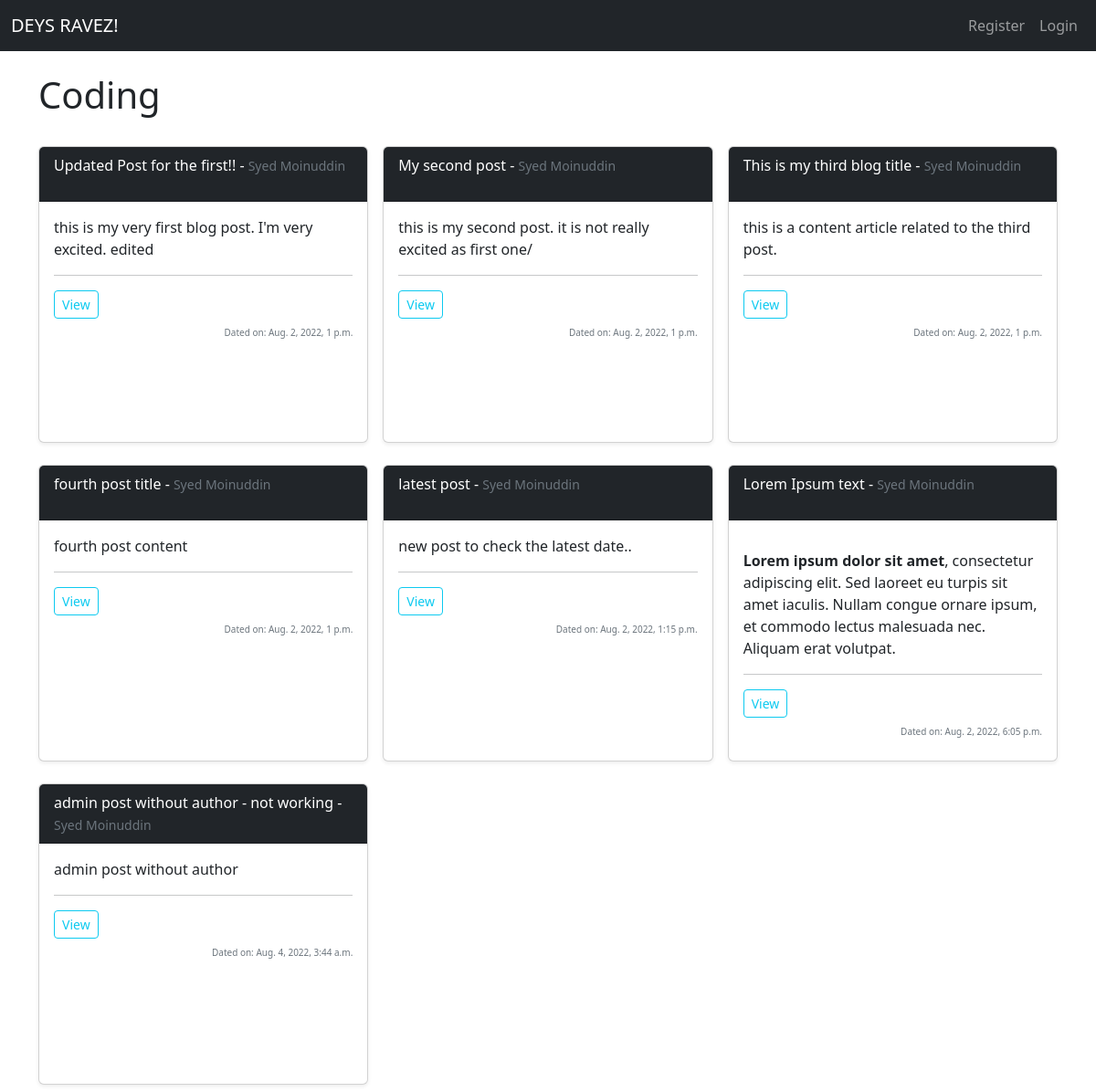
/category/coding/, run on the app's committed database.
### zblog/models.py (models this page shows, shortened)
class Post(models.Model):
    title = models.CharField(max_length=600)
    title_tag = models.CharField(max_length=600) #,default="DEYS RAVEZ!"
    author = models.ForeignKey(User, on_delete=models.CASCADE)
    body=models.TextField()
    updated_date = models.DateTimeField(auto_now_add=True)
    category = models.CharField(max_length=255, default='coding')
    likes = models.ManyToManyField(User, related_name='blog_posts')

### zblog/views.py (the view)
# urls.py: path('category/<str:cats>/', views.CategoryView, name="category"),
def CategoryView(request, cats):
    category_posts = Post.objects.filter(category=cats.replace('-',' '))
    return render(request, 'categories.html', {'cats':cats.title().replace('-',' '),'category_posts':category_posts, })

### zblog/templates/categories.html (shortened to what this page needs)
{% extends 'base.html' %}
{% block content %}
{% if category_posts %}
<h1>{{cats|capfirst }}</h1>
<br>
<div class="row row-cols-1 row-cols-sm-2 row-cols-md-3 g-3">
    {% for post in category_posts %}
    <div class="col mb-2">
        <div class="card shadow-sm" >
            <div class="card-header bg-dark text-white" style="min-height: 60px;">
                {{post.title}} - <small class="mb-1 text-muted">{{post.author.first_name}}
                    {{post.author.last_name}}</small>
            </div>
            <div class="card-body" style="min-height: 263px;">
                <p class="card-text">{{post.body | slice:":200" | safe }}</p>
                <hr>
                <div class="d-flex justify-content-between align-items-center">
                    <div class="btn-group">
                        <a href="{% url 'detail' post.pk %}" class="btn btn-sm btn-outline-info">View</a>
                    </div>
                </div>
                <small class="text-muted my-2" style="font-size:x-small;float: right;">Dated on: {{post.updated_date}}</small>
            </div>
        </div>
    </div>
    {% endfor %}
</div>
{% else %}
<h2>Sorry.. this page does not exists..</h2>
{% endif %}
{% endblock %}

### data on the page
Post: title "Updated Post for the first!!", author.first_name "Syed", author.last_name "Moinuddin", body "this is my very first blog post. I'm very excited. edited", updated_date "Aug. 2, 2022, 1 p.m."
Post: title "My second post", author.first_name "Syed", author.last_name "Moinuddin", body "this is my second post. it is not really excited as first one/", updated_date "Aug. 2, 2022, 1 p.m."
Post: title "This is my third blog title", author.first_name "Syed", author.last_name "Moinuddin", body "this is a content article related to the third post.", updated_date "Aug. 2, 2022, 1 p.m."
Post: title "fourth post title", author.first_name "Syed", author.last_name "Moinuddin", body "fourth post content", updated_date "Aug. 2, 2022, 1 p.m."
Post: title "latest post", author.first_name "Syed", author.last_name "Moinuddin", body "new post to check the latest date..", updated_date "Aug. 2, 2022, 1:15 p.m."
Post: title "Lorem Ipsum text", author.first_name "Syed", author.last_name "Moinuddin", body "Lorem ipsum dolor sit amet , consectetur adipiscing elit. Sed laoreet eu turpis sit amet iaculis. Nullam congue ornare ipsum, et commodo lectus malesuada nec. Aliquam erat volutpat.", updated_date "Aug. 2, 2022, 6:05 p.m."
Post: title "admin post without author - not working", author.first_name "Syed", author.last_name "Moinuddin", body "admin post without author", updated_date "Aug. 4, 2022, 3:44 a.m."

### other printed values
{{ cats|capfirst }} "Coding"
